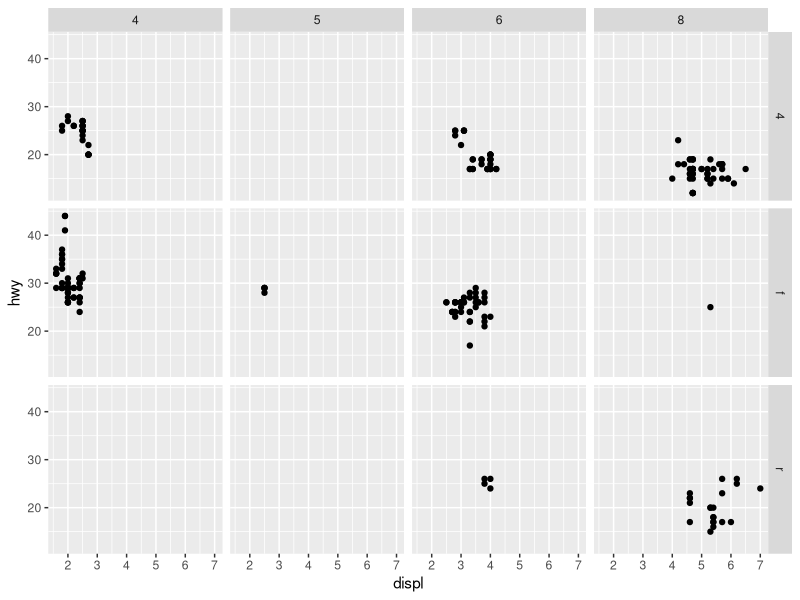
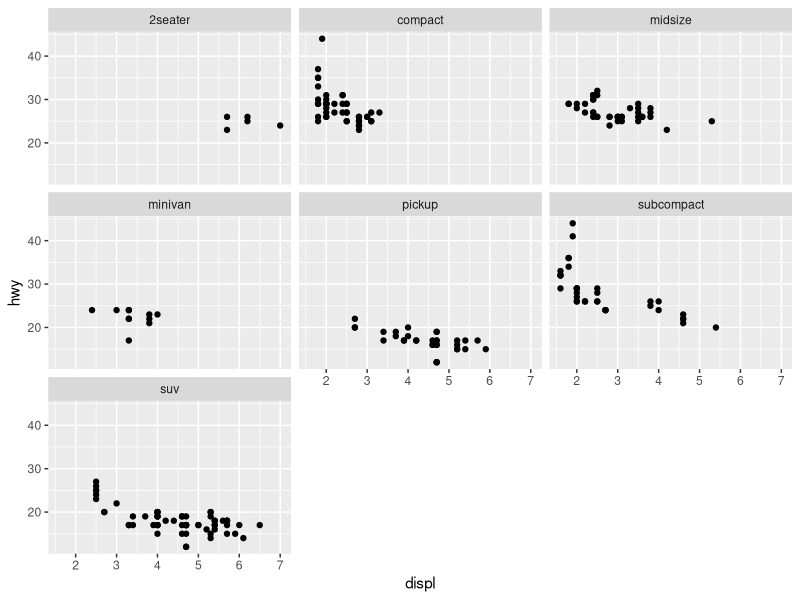
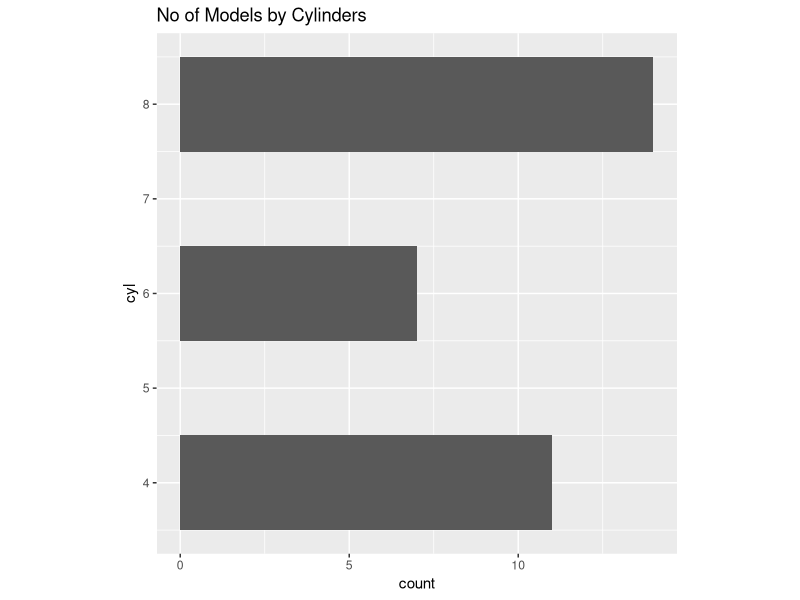
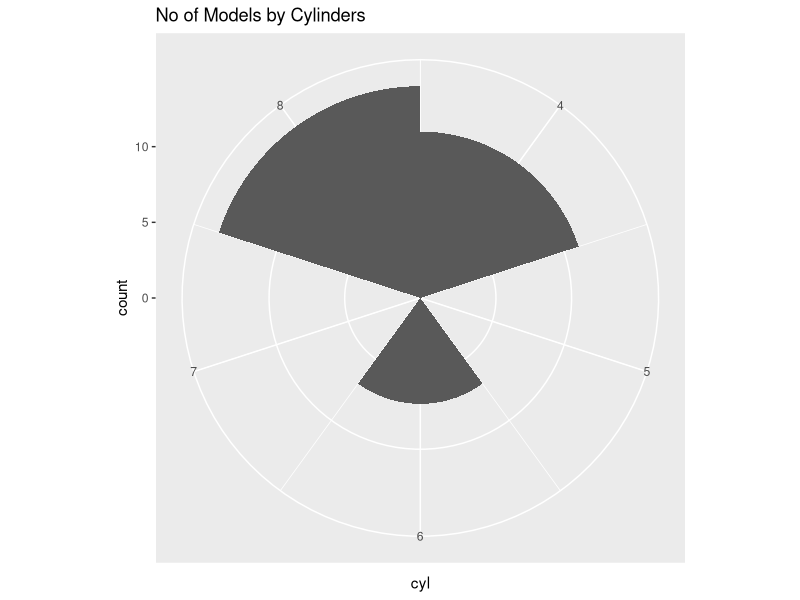
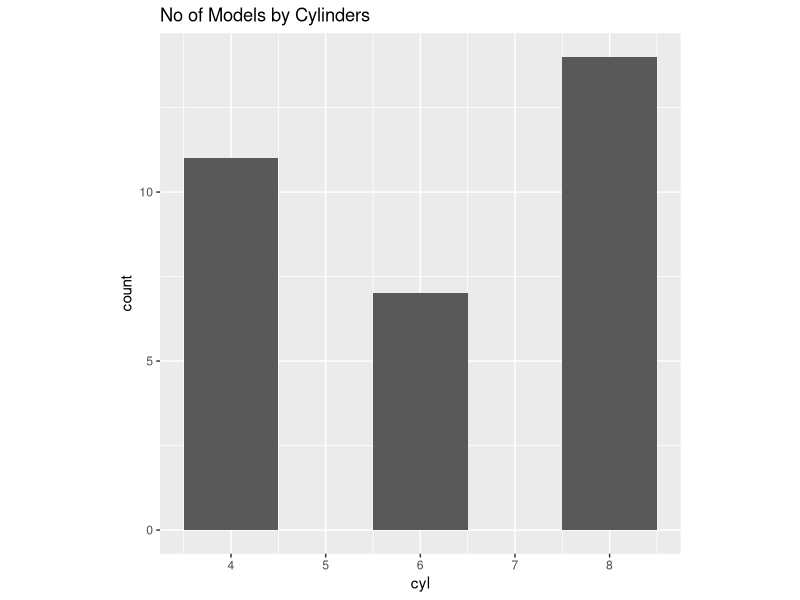
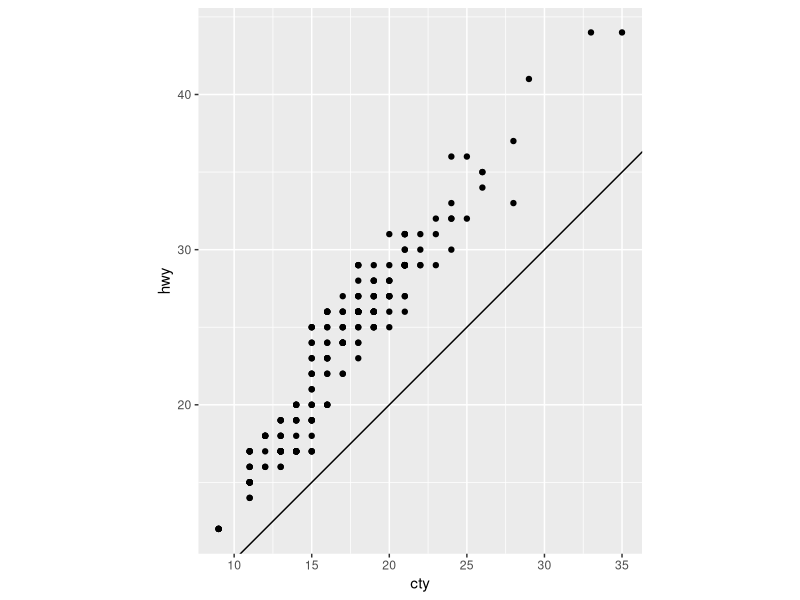

Source code (R) for these figures, in order:
## ---- chunk 1
knitr::opts_chunk$set(echo = TRUE)
library(tidyverse)
## ---- chunk 2
 ggplot(data = mpg) + 
    geom_point(mapping = aes(x = displ, y = hwy)) +
   
    facet_grid(drv ~ cyl)

 ggplot(data = mpg) + 
    geom_point(mapping = aes(x = displ, y = hwy)) +
    facet_wrap(. ~ class, nrow=3)

## ---- chunk 3

# Playing with bar and polar charts
bar <- ggplot(data = mtcars) +
  geom_bar(
    mapping = aes(x=cyl, fill=cyl),
    show.legend = FALSE,
    width = 1
  ) +
  theme(aspect.ratio = 1) 

bar + coord_flip() + labs(title = "No of Models by Cylinders")
bar + coord_polar() + labs(title = "No of Models by Cylinders ")
bar + labs(title="No of Models by Cylinders")

# Trying out abline and fixed

ggplot(data=mpg, mapping = aes(x = cty, y=hwy)) +
  geom_point() +
  geom_abline() +
  coord_fixed()
  
